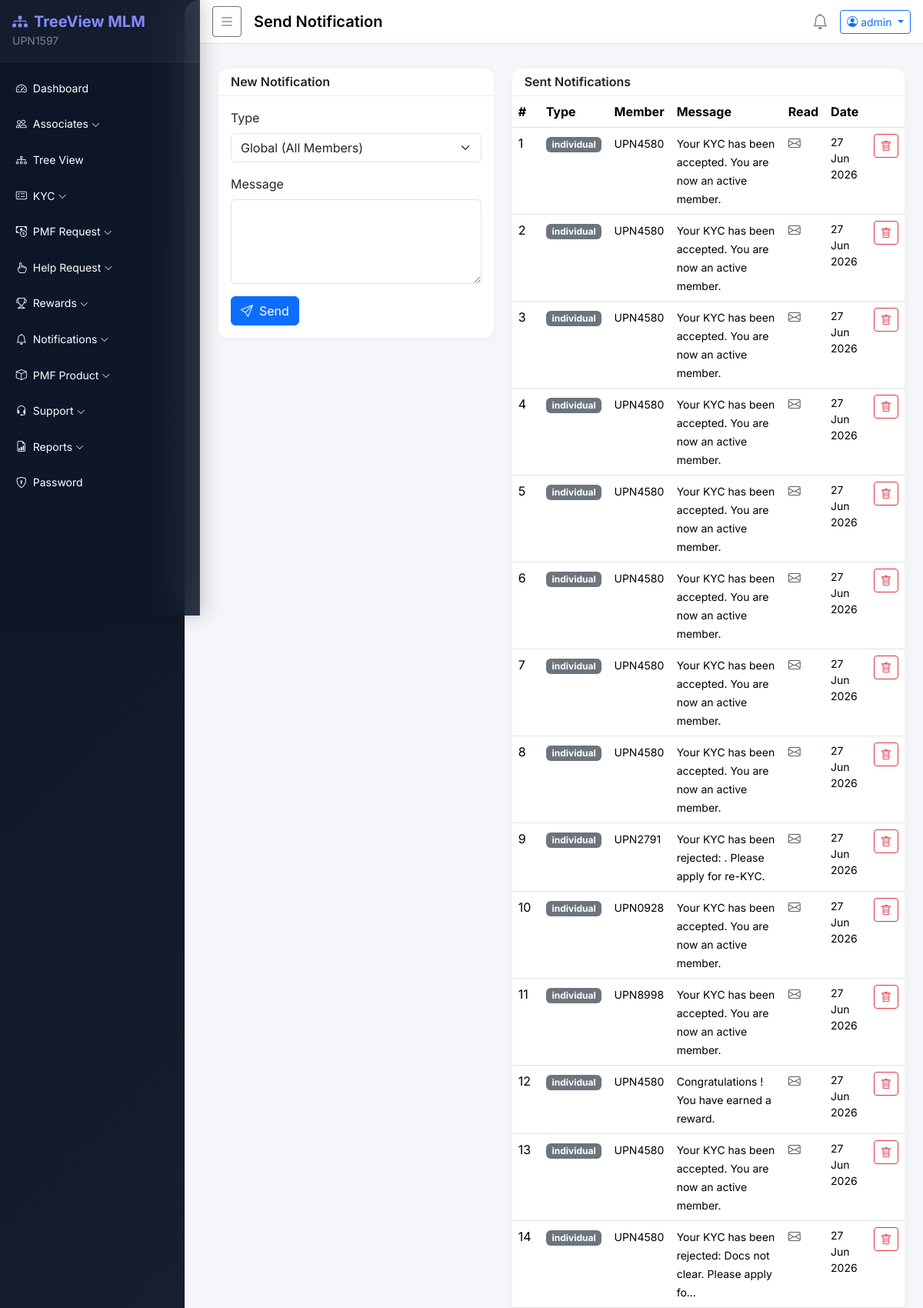
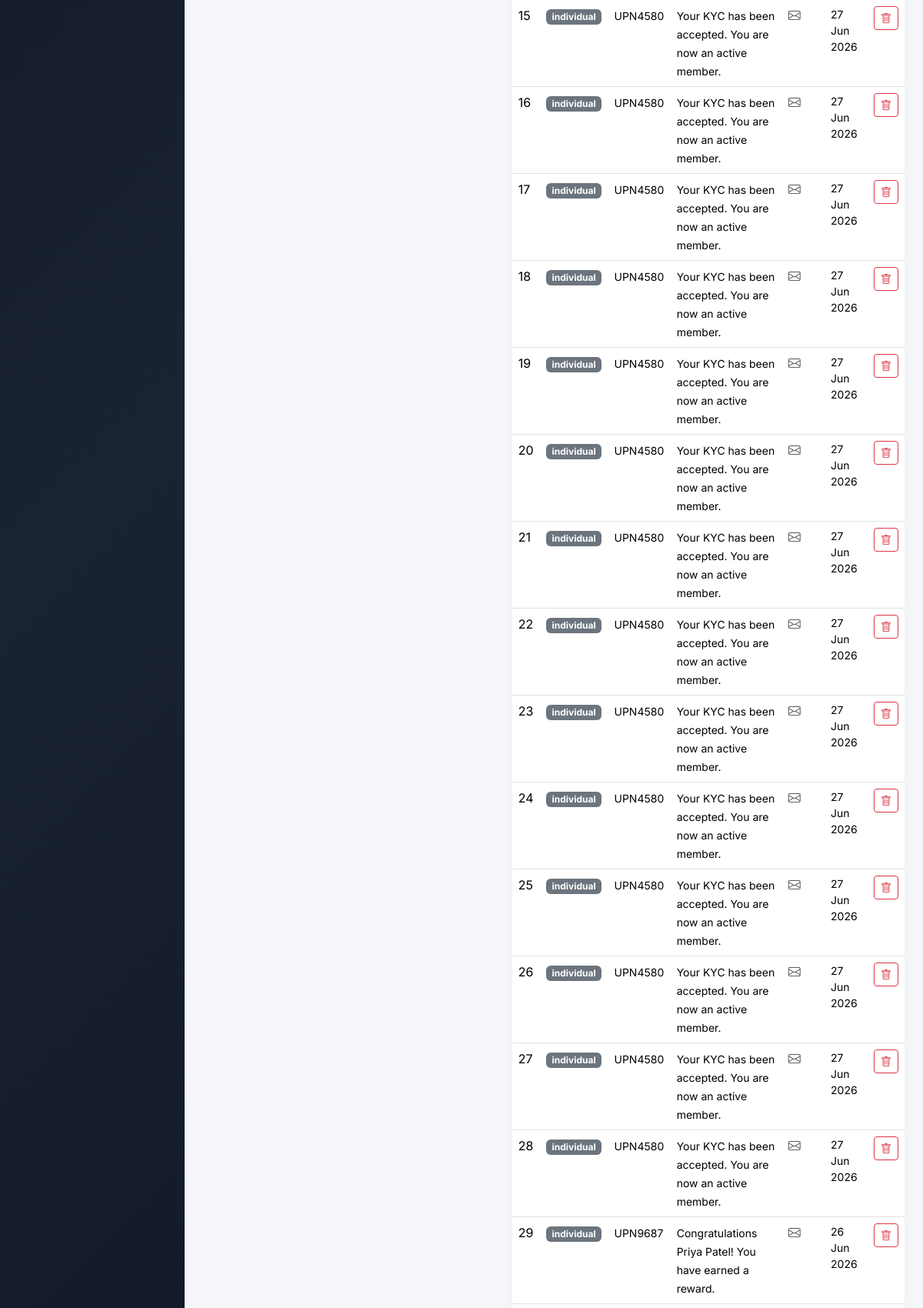
The app's page /notifications/add/ (signed in, upper part) with its own data (2 pictures, top to bottom).
### accounts/models.py (models this page shows, shortened)
class User(AbstractBaseUser, PermissionsMixin):
    STATUS_CHOICES = [('active', 'Active'), ('inactive', 'Inactive'), ('pending', 'Pending')]
    member_id   = models.CharField(max_length=20, unique=True, default=generate_member_id)
    sponsor_id  = models.CharField(max_length=20, blank=True, null=True)
    username    = models.CharField(max_length=150, unique=True)
    email       = models.EmailField(unique=True)
    mobile      = models.CharField(max_length=15, blank=True)
    status      = models.CharField(max_length=10, choices=STATUS_CHOICES, default='pending')
    is_active   = models.BooleanField(default=True)
    is_staff    = models.BooleanField(default=False)
    plain_password = models.CharField(max_length=128, blank=True)  # stored for admin view
    created_at  = models.DateTimeField(default=timezone.now)
    objects = UserManager()
    USERNAME_FIELD = 'username'
    REQUIRED_FIELDS = ['email']
    class Meta:
        db_table = 'users'

### notifications/models.py (models this page shows, shortened)
class Notification(models.Model):
    TYPE_CHOICES = [('global', 'Global'), ('individual', 'Individual')]
    user       = models.ForeignKey(settings.AUTH_USER_MODEL, on_delete=models.CASCADE, null=True, blank=True, related_name='notifications')
    notif_type = models.CharField(max_length=15, choices=TYPE_CHOICES, default='global')
    message    = models.TextField()
    is_read    = models.BooleanField(default=False)
    created_at = models.DateTimeField(default=timezone.now)
    class Meta:
        db_table = 'notifications'
        ordering = ['-created_at']

### notifications/views.py (the view, shortened to what this page needs)
# urls.py: path('add/',              views.add_notification,   name='add'),
@login_required
def add_notification(request):
    if not request.user.is_staff:
        return redirect('dashboard:user_dashboard')
    notifs = Notification.objects.select_related('user').order_by('-created_at')
    return render(request, 'notifications/add.html', {'notifs': notifs})

### templates/notifications/add.html (shortened to what this page needs)
{% extends 'base/base.html' %}
{% block page_title %}Send Notification{% endblock %}
{% block content %}
<div class="row g-4">
  <div class="col-md-5">
    <div class="card">
      <div class="card-header"><h6 class="mb-0 fw-semibold">New Notification</h6></div>
      <div class="card-body">
        <form method="POST">
          <div class="mb-3">
            <label class="form-label">Type</label>
            <select name="notif_type" class="form-select" id="notifType">
              <option value="global">Global (All Members)</option>
            </select>
          </div>
          <div class="mb-3">
            <label class="form-label">Message</label>
            <textarea name="message" class="form-control" rows="4" required></textarea>
          </div>
          <button type="submit" class="btn btn-primary"><i class="bi bi-send me-2"></i>Send</button>
        </form>
      </div>
    </div>
  </div>
  <div class="col-md-7">
    <div class="card">
      <div class="card-header"><h6 class="mb-0 fw-semibold">Sent Notifications</h6></div>
      <div class="card-body p-0">
        <div class="table-responsive">
          <table class="table table-hover mb-0">
            <thead><tr><th>#</th><th>Type</th><th>Member</th><th>Message</th><th>Read</th><th>Date</th><th></th></tr></thead>
            <tbody>
              {% for n in notifs %}
              <tr>
                <td>{{ forloop.counter }}</td>
                <td><span class="badge bg-{% if n.notif_type == 'global' %}info{% else %}secondary{% endif %}">{{ n.notif_type }}</span></td>
                <td><small>{{ n.user.member_id|default:'All' }}</small></td>
                <td><small>{{ n.message|truncatechars:60 }}</small></td>
                <td>{% if n.is_read %}<i class="bi bi-check2-all text-success"></i>{% else %}<i class="bi bi-envelope text-muted"></i>{% endif %}</td>
                <td class="small">{{ n.created_at|date:"d M Y" }}</td>
                <td>
                  <form method="POST" action="{% url 'notifications:delete' n.pk %}" style="display:inline">
                    <button type="submit" class="btn btn-sm btn-outline-danger" onclick="return confirm('Delete?')"><i class="bi bi-trash"></i></button>
                  </form>
                </td>
              </tr>
              {% empty %}
              <tr><td colspan="7" class="text-center py-3 text-muted">No notifications.</td></tr>
              {% endfor %}
            </tbody>
          </table>
        </div>
      </div>
    </div>
  </div>
</div>
{% endblock %}

### templates/base/base.html (shortened to what this page needs)
{% load static %}
{% load extras %}
<!DOCTYPE html>
<html lang="en">
<head>
  <link href="https://cdn.jsdelivr.net/npm/bootstrap@5.3.2/dist/css/bootstrap.min.css" rel="stylesheet">
  <link href="https://cdn.jsdelivr.net/npm/bootstrap-icons@1.11.3/font/bootstrap-icons.min.css" rel="stylesheet">
  <link rel="stylesheet" href="{% static 'css/style.css' %}">
</head>
<body>
  <div class="wrapper d-flex">
    <nav id="sidebar" class="sidebar text-white">
      <div class="sidebar-header p-3 d-flex align-items-center justify-content-between">
        <div>
          <h5 class="mb-0 fw-bold" style="color: #818cf8;"><i class="bi bi-diagram-3-fill me-2"></i>TreeView MLM</h5>
          {% if user.is_authenticated %}
          <small style="color: rgba(255,255,255,.45);">{{ user.member_id }}</small>
          {% endif %}
        </div>
      </div>
      <ul class="nav flex-column p-2 mt-1">
        {% if user.is_staff %}
          {% include 'base/sidebar_admin.html' %}
        {% else %}
          {% include 'base/sidebar_user.html' %}
        {% endif %}
      </ul>
    </nav>
    <div class="main-content flex-grow-1">
      <nav class="navbar navbar-expand-lg navbar-light bg-white border-bottom px-3 py-2">
        <button id="sidebarToggle" class="btn btn-sm btn-outline-secondary me-3">
          <i class="bi bi-list fs-5"></i>
        </button>
        <span class="navbar-brand fw-semibold">{% block page_title %}Dashboard{% endblock %}</span>
        <div class="ms-auto d-flex align-items-center gap-3">
          <a href="{% url 'notifications:add' %}" class="text-secondary position-relative">
            <i class="bi bi-bell fs-5"></i>
          </a>
          <div class="dropdown">
            <button class="btn btn-sm btn-outline-primary dropdown-toggle" data-bs-toggle="dropdown">
              <i class="bi bi-person-circle me-1"></i>{{ user.username }}
            </button>
          </div>
        </div>
      </nav>
      <div class="px-4 pt-3">
      </div>
      <div class="content px-4 py-3">
        {% block content %}{% endblock %}
      </div>
    </div>
  </div>
</body>
</html>

### static/css/style.css (style rules this page uses)
body { font-family: 'Inter', sans-serif; background: linear-gradient(135deg, #0b1120 0%, #1a2332 50%, #0b1120 100%); min-height: 100vh; overflow-x: hidden; }
.wrapper { display: flex; min-height: 100vh; }
.sidebar { width: 260px; min-width: 260px; transition: transform .3s ease, width .25s ease; z-index: 1050; overflow-y: auto; height: 100vh; background: rgba(15, 23, 42, 0.85); backdrop-filter: blur(24px); -webkit-backdrop-filter: blur(24px); border-right: 1px solid rgba(255, 255, 255, 0.06); box-shadow: 4px 0 24px rgba(0, 0, 0, 0.2); position: sticky; top: 0; }
.main-content { flex: 1; min-width: 0; background: #f4f6f9; border-radius: 20px 0 0 20px; margin-left: -20px; padding-left: 20px; }
.sidebar-header { background: rgba(255, 255, 255, 0.03); border-bottom: 1px solid rgba(255, 255, 255, 0.06) !important; }
.card { border: none; border-radius: 12px; box-shadow: 0 2px 8px rgba(0,0,0,.04); }
.card-header { background: transparent; border-bottom: 1px solid #e9ecef; font-weight: 600; }

### records on screen
User: member_id "UPN1597", username "admin"
Notification: notif_type "individual", user.member_id "UPN4580", message "Your KYC has been accepted. You are now an active member.", is_read False (drawn), created_at "27 Jun 2026"
Notification: notif_type "individual", user.member_id "UPN4580", message "Your KYC has been accepted. You are now an active member.", is_read False (drawn), created_at "27 Jun 2026"
Notification: notif_type "individual", user.member_id "UPN4580", message "Your KYC has been accepted. You are now an active member.", is_read False (drawn), created_at "27 Jun 2026"
Notification: notif_type "individual", user.member_id "UPN4580", message "Your KYC has been accepted. You are now an active member.", is_read False (drawn), created_at "27 Jun 2026"
Notification: notif_type "individual", user.member_id "UPN4580", message "Your KYC has been accepted. You are now an active member.", is_read False (drawn), created_at "27 Jun 2026"
Notification: notif_type "individual", user.member_id "UPN4580", message "Your KYC has been accepted. You are now an active member.", is_read False (drawn), created_at "27 Jun 2026"
Notification: notif_type "individual", user.member_id "UPN4580", message "Your KYC has been accepted. You are now an active member.", is_read False (drawn), created_at "27 Jun 2026"
Notification: notif_type "individual", user.member_id "UPN4580", message "Your KYC has been accepted. You are now an active member.", is_read False (drawn), created_at "27 Jun 2026"
Notification: notif_type "individual", user.member_id "UPN2791", message "Your KYC has been rejected: . Please apply for re-KYC.", is_read False (drawn), created_at "27 Jun 2026"
Notification: notif_type "individual", user.member_id "UPN0928", message "Your KYC has been accepted. You are now an active member.", is_read False (drawn), created_at "27 Jun 2026"
Notification: notif_type "individual", user.member_id "UPN8998", message "Your KYC has been accepted. You are now an active member.", is_read False (drawn), created_at "27 Jun 2026"
Notification: notif_type "individual", user.member_id "UPN4580", message "Congratulations ! You have earned a reward.", is_read False (drawn), created_at "27 Jun 2026"
Notification: notif_type "individual", user.member_id "UPN4580", message "Your KYC has been accepted. You are now an active member.", is_read False (drawn), created_at "27 Jun 2026"
Notification: notif_type "individual", user.member_id "UPN4580", message "Your KYC has been rejected: Docs not clear. Please apply fo…", is_read False (drawn), created_at "27 Jun 2026"
Notification: notif_type "individual", user.member_id "UPN4580", message "Your KYC has been accepted. You are now an active member.", is_read False (drawn), created_at "27 Jun 2026"
Notification: notif_type "individual", user.member_id "UPN4580", message "Your KYC has been accepted. You are now an active member.", is_read False (drawn), created_at "27 Jun 2026"
Notification: notif_type "individual", user.member_id "UPN4580", message "Your KYC has been accepted. You are now an active member.", is_read False (drawn), created_at "27 Jun 2026"
Notification: notif_type "individual", user.member_id "UPN4580", message "Your KYC has been accepted. You are now an active member.", is_read False (drawn), created_at "27 Jun 2026"
Notification: notif_type "individual", user.member_id "UPN4580", message "Your KYC has been accepted. You are now an active member.", is_read False (drawn), created_at "27 Jun 2026"
Notification: notif_type "individual", user.member_id "UPN4580", message "Your KYC has been accepted. You are now an active member.", is_read False (drawn), created_at "27 Jun 2026"
Notification: notif_type "individual", user.member_id "UPN4580", message "Your KYC has been accepted. You are now an active member.", is_read False (drawn), created_at "27 Jun 2026"
Notification: notif_type "individual", user.member_id "UPN4580", message "Your KYC has been accepted. You are now an active member.", is_read False (drawn), created_at "27 Jun 2026"
Notification: notif_type "individual", user.member_id "UPN4580", message "Your KYC has been accepted. You are now an active member.", is_read False (drawn), created_at "27 Jun 2026"
Notification: notif_type "individual", user.member_id "UPN4580", message "Your KYC has been accepted. You are now an active member.", is_read False (drawn), created_at "27 Jun 2026"
Notification: notif_type "individual", user.member_id "UPN4580", message "Your KYC has been accepted. You are now an active member.", is_read False (drawn), created_at "27 Jun 2026"
Notification: notif_type "individual", user.member_id "UPN4580", message "Your KYC has been accepted. You are now an active member.", is_read False (drawn), created_at "27 Jun 2026"
Notification: notif_type "individual", user.member_id "UPN4580", message "Your KYC has been accepted. You are now an active member.", is_read False (drawn), created_at "27 Jun 2026"
Notification: notif_type "individual", user.member_id "UPN4580", message "Your KYC has been accepted. You are now an active member.", is_read False (drawn), created_at "27 Jun 2026"
Notification: notif_type "individual", user.member_id "UPN9687", message "Congratulations Priya Patel! You have earned a reward.", is_read False (drawn), created_at "26 Jun 2026"
